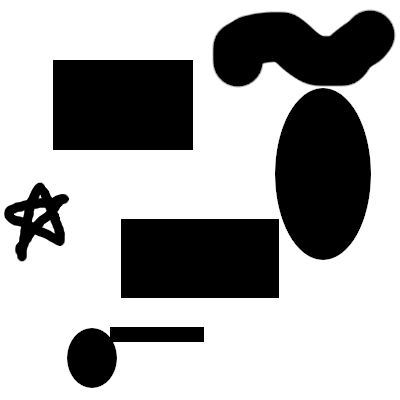
//> input picture DFS Working/binarydfs.jpg, 400 x 400 px
$ ./a   (built with g++ and OpenCV 4)
//> lines starting //> are read from the running program, lines starting //| are printed output that depends on the picture; after the words box and inside, x2 and y2 are one past the last pixel; in counts of white or black regions, pixels touching at a corner belong together
#include "opencv2/highgui/highgui.hpp"
#include "opencv2/imgproc/imgproc.hpp"
#include "opencv2/core/core.hpp"
#include <iostream>
#include <math.h>
#include <bits/stdc++.h>
using namespace cv;
using namespace std;

Mat img=imread("./binarydfs.jpg",0);
Mat anim(img.rows,img.cols,CV_8UC1,Scalar(0));

int isvalid(int i, int j)
{
	if( (i<0)||(j<0)||(i>=img.rows)||(j>=img.cols))
		return 0;
	else return 1;
}

void dfs(int i, int j, Mat img)
{
	namedWindow("anim",WINDOW_NORMAL);
	img.at<uchar>(i,j)=255;
	anim.at<uchar>(i,j)=255;
	imshow("anim",anim);
	waitKey(1);
	if(isvalid(i-1,j)&&(img.at<uchar>(i-1,j)==0))
		dfs(i-1,j,img);
	if(isvalid(i+1,j)&&(img.at<uchar>(i+1,j)==0))
		dfs(i+1,j,img);
	if(isvalid(i,j-1)&&(img.at<uchar>(i,j-1)==0))
		dfs(i,j-1,img);
	if(isvalid(i,j+1)&&(img.at<uchar>(i,j+1)==0))
		dfs(i,j+1,img);
	else return;
}

int main()
{
	namedWindow("bnw",WINDOW_NORMAL);
	Mat img=imread("./binarydfs.jpg",0);
//> img is the input picture: 400 rows x 400 cols, CV_8UC1; min 0, max 255, mean 168.6
	Mat bwimg(img.rows,img.cols,CV_8UC1,Scalar(0));
	int i,j,obj=0;
	for(i=0;i<img.rows;i++)
	{
		for(j=0;j<img.cols;j++)
		{
			if(img.at<uchar>(i,j)>100)
				bwimg.at<uchar>(i,j)=255;
		}
	}
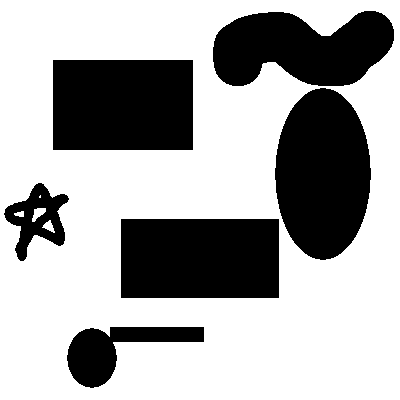
//> bwimg: 400 rows x 400 cols, CV_8UC1; 66.2% white; 6 black regions, box (x1, y1, x2, y2) and area: (275, 88, 371, 260) 12816, (53, 60, 193, 150) 12600, (121, 219, 279, 298) 12482, (213, 11, 394, 86) 10103, (67, 327, 204, 388) 3700, (4, 183, 69, 261) 2307
	imshow("bnw",bwimg);
	// [15 lines of commented-out code are left out]
	for(i=0;i<bwimg.rows;i++)
	{
		for(j=0;j<bwimg.cols;j++)
		{
			if(bwimg.at<uchar>(i,j)==0)
			{
				obj++;
				dfs(i,j,bwimg);
				// [12 lines of commented-out code are left out]
			}
		}
	}
	cout<<obj<<endl;
	return 0;
}
